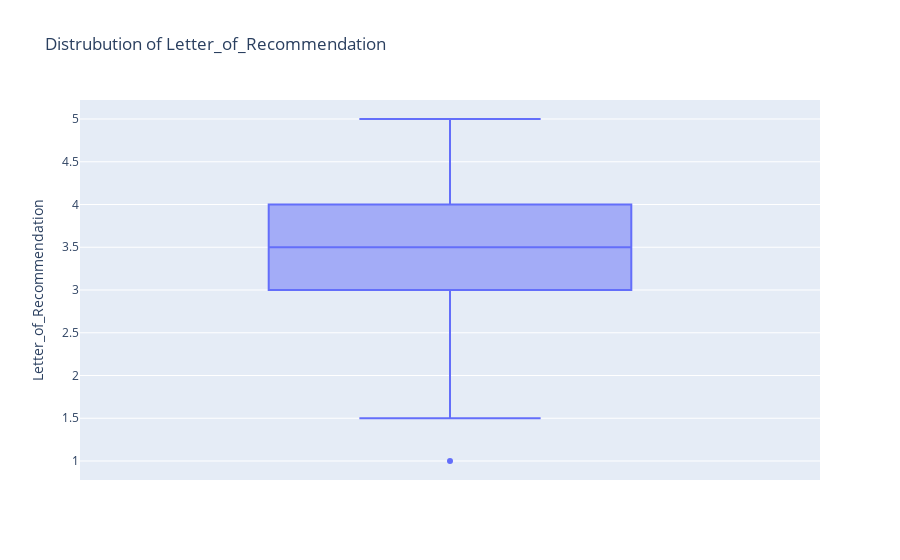

Notebook cell for this chart:
### Code cell
fig = px.box(df,y="Letter_of_Recommendation",title=f"Distrubution of Letter_of_Recommendation")
fig.show()

### Figure 1 — Plotly figure (JSON) as saved in the notebook; plotly's stock layout.template omitted (floating-point values rounded to 4 significant figures; data arrays with more than 128 entries replaced by an {"elided": "..."} marker saying what was removed)
{"data": [{"alignmentgroup": "True", "hovertemplate": "Letter_of_Recommendation=%{y}<extra></extra>", "legendgroup": "", "marker": {"color": "#636efa"}, "name": "", "notched": false, "offsetgroup": "", "orientation": "v", "showlegend": false, "type": "box", "x0": " ", "xaxis": "x", "y": {"elided": "500 float values"}, "y0": " ", "yaxis": "y"}], "layout": {"boxmode": "group", "legend": {"tracegroupgap": 0}, "title": {"text": "Distrubution of Letter_of_Recommendation"}, "xaxis": {"anchor": "y", "domain": [0, 1]}, "yaxis": {"anchor": "x", "domain": [0, 1], "title": {"text": "Letter_of_Recommendation"}}}}
